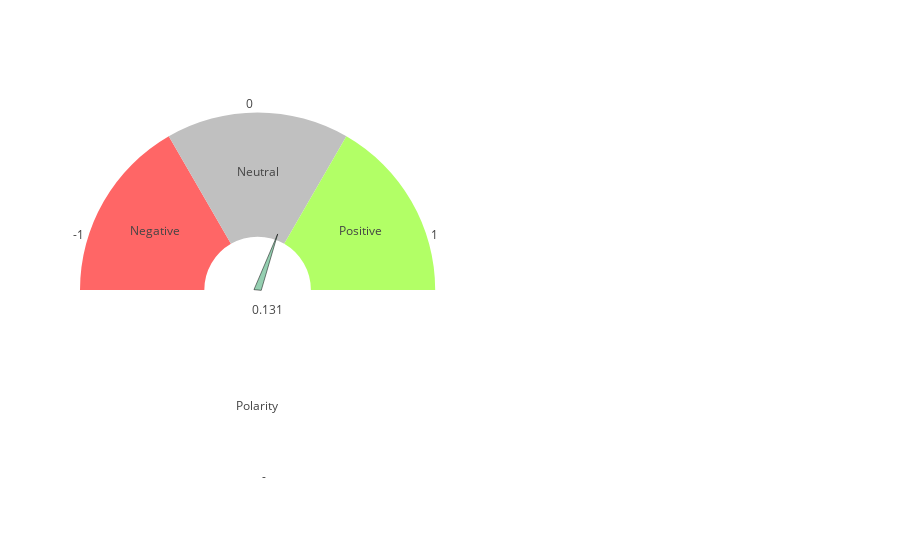

This figure's notebook cell:
### Markdown cell above
### Sentiment Gauge

Using TextBlob we will get a general sentiment of all the tweets and display it on a guage using plotly.

### Code cell
fig = TwtrConvo.plots.create_sentiment_gauge(tweet_blob)
iplot(fig)

### Figure 1 — Plotly figure (JSON) as saved in the notebook; plotly's stock layout.template omitted (floating-point values rounded to 4 significant figures)
{"data": [{"direction": "clockwise", "domain": {"x": [0, 0.48]}, "hole": 0.4, "hoverinfo": "none", "labels": ["-", "-1", "0", "1"], "marker": {"colors": ["rgb(255, 255, 255)", "rgb(255, 255, 255)", "rgb(255, 255, 255)", "rgb(255, 255, 255)"], "line": {"width": 0}}, "name": "Gauge", "rotation": 108, "showlegend": false, "textinfo": "label", "textposition": "outside", "type": "pie", "uid": "6254bcf3-c585-4e41-bb32-af1f69f4a98f", "values": [40, 20, 20, 20]}, {"direction": "clockwise", "domain": {"x": [0, 0.48]}, "hole": 0.3, "hoverinfo": "none", "labels": ["Polarity", "Negative", "Neutral", "Positive"], "marker": {"colors": ["rgb(255, 255, 255)", "rgb(255, 102, 102)", "rgb(192, 192, 192)", "rgb(178, 255, 102)"]}, "name": "Gauge", "rotation": 90, "showlegend": false, "textinfo": "label", "textposition": "inside", "type": "pie", "uid": "37dea492-9db2-419d-9871-fd7196af6f36", "values": [50, 16.67, 16.67, 16.67]}], "layout": {"annotations": [{"showarrow": false, "text": "0.131", "x": 0.23, "xref": "paper", "y": 0.45, "yref": "paper"}], "shapes": [{"fillcolor": "rgba(44, 160, 101, 0.5)", "line": {"width": 0.5}, "path": "M 0.23508279040511593 0.5009061179834768 L 0.267183539504304 0.647516287846522 L 0.24491720959488406 0.4990938820165232 Z", "type": "path", "xref": "paper", "yref": "paper"}], "xaxis": {"showgrid": false, "showticklabels": false, "zeroline": false}, "yaxis": {"showgrid": false, "showticklabels": false, "zeroline": false}}}
